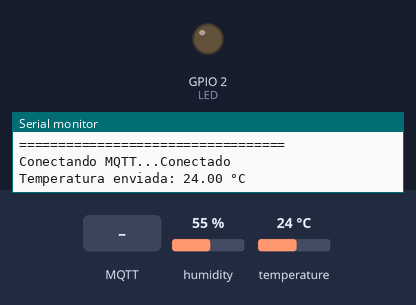
This sketch was run on a simulated ESP32. Shown: output pins drawn as LEDs (lit = HIGH), the last lines printed to the serial monitor. Inputs (shaded band) come from the test bench; at power-on: humidity 55 %, temperature 24 °C. WiFi joins after 1.5 s; servers stay silent unless stated; no MQTT or app messages arrive unless stated.

Above: at 7.7 s.
7.8 s: MQTT message "ON" arrives on the first subscribed topic
At 9.0 s:
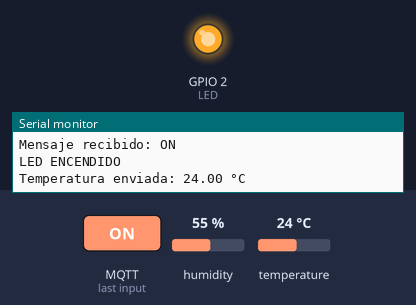
9.3 s: MQTT message "OFF" arrives on the first subscribed topic
At 10.0 s:
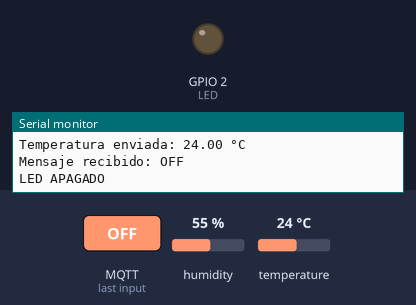
Timing chart, 0 to 12.3 s (numbered marks = the images above; inputs shaded):
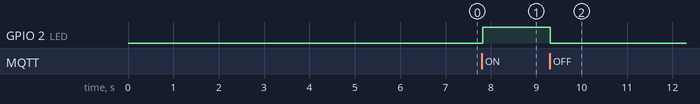

Measured:
- after the input at 7.8 s, GPIO 2 (LED): LOW → HIGH at once
- after the input at 9.3 s, GPIO 2 (LED): HIGH → LOW at once

The sketch:

Practica14_mqttLocal_ESP32.ino
```cpp
#include <WiFi.h>
#include <PubSubClient.h>
#include <ESPmDNS.h>
#include <DHT.h>

//====================== WiFi ======================
const char* ssid = "Internet_UNL";
const char* password = "UNL1859WiFi";

//====================== MQTT ======================
IPAddress mqtt_server;
const int mqtt_port = 1883;

const char* topicTemp = "laboratorio/temperatura";
const char* topicLed  = "laboratorio/led";
const char* clientId  = "ESP32-sensor";

//====================== Pines =====================
#define DHTPIN 4
#define DHTTYPE DHT11

#define LED 2

//====================== Objetos ===================
WiFiClient espClient;
PubSubClient client(espClient);
DHT dht(DHTPIN, DHTTYPE);

//====================== Variables =================
bool ledState = false;

SemaphoreHandle_t xLedSemaphore;
QueueHandle_t xTempQueue;

//==================================================
// Conexión WiFi
//==================================================
void conectarWiFi() {

  WiFi.mode(WIFI_STA);
  WiFi.begin(ssid, password);

  Serial.print("Conectando WiFi");

  while (WiFi.status() != WL_CONNECTED) {
    vTaskDelay(pdMS_TO_TICKS(500));
    Serial.print(".");
  }

  Serial.println();
  Serial.println("WiFi conectado");
  Serial.print("IP: ");
  Serial.println(WiFi.localIP());

  MDNS.begin("esp32");

  for (int i = 0; i < 5; i++) {

    mqtt_server = MDNS.queryHost("michu117-pc");

    if (mqtt_server != IPAddress(0,0,0,0))
      break;

    vTaskDelay(pdMS_TO_TICKS(1000));
  }

  if (mqtt_server == IPAddress(0,0,0,0)) {

    mqtt_server = IPAddress(192,168,100,161);

  }

  Serial.print("Broker MQTT: ");
  Serial.println(mqtt_server);

}

//==================================================
// Callback MQTT
//==================================================
void callback(char* topic, byte* payload, unsigned int length) {

  String mensaje = "";

  for (int i = 0; i < length; i++)
    mensaje += (char)payload[i];

  Serial.print("Mensaje recibido: ");
  Serial.println(mensaje);

  if (String(topic) == topicLed) {

    if (mensaje == "ON")
      ledState = true;

    else if (mensaje == "OFF")
      ledState = false;

    xSemaphoreGive(xLedSemaphore);

  }

}

//==================================================
// Conectar MQTT
//==================================================
void conectarMQTT() {

  while (!client.connected()) {

    Serial.print("Conectando MQTT...");

    if (client.connect(clientId)) {

      Serial.println("Conectado");

      client.subscribe(topicLed);

    } else {

      Serial.print("Error: ");
      Serial.println(client.state());

      vTaskDelay(pdMS_TO_TICKS(2000));

    }

  }

}

//==================================================
// Tarea Sensor
//==================================================
void vTaskSensor(void *pvParameters) {

  float temperatura;

  while (true) {

    temperatura = dht.readTemperature();

    if (!isnan(temperatura)) {

      xQueueSend(xTempQueue, &temperatura, 0);

    }
    else {

      Serial.println("Error leyendo DHT11");

    }

    vTaskDelay(pdMS_TO_TICKS(2000));

  }

}

//==================================================
// Tarea MQTT
//==================================================
void vTaskMQTT(void *pvParameters) {

  char buffer[10];
  float temperatura;

  while (true) {

    if (!client.connected())
      conectarMQTT();

    client.loop();

    if (xQueueReceive(xTempQueue, &temperatura, 0) == pdTRUE && client.connected()) {

      dtostrf(temperatura, 4, 1, buffer);

      if (client.publish(topicTemp, buffer)) {

        Serial.print("Temperatura enviada: ");
        Serial.print(temperatura);
        Serial.println(" °C");

      }

    }

    vTaskDelay(pdMS_TO_TICKS(20));

  }

}

//==================================================
// Tarea LED
//==================================================
void vTaskLED(void *pvParameters) {

  while (true) {

    if (xSemaphoreTake(xLedSemaphore, portMAX_DELAY) == pdTRUE) {

      digitalWrite(LED, ledState);

      Serial.print("LED ");

      if (ledState)
        Serial.println("ENCENDIDO");
      else
        Serial.println("APAGADO");

    }

  }

}

//==================================================
void setup() {

  Serial.begin(115200);

  pinMode(LED, OUTPUT);

  digitalWrite(LED, LOW);

  dht.begin();

  conectarWiFi();

  client.setServer(mqtt_server, mqtt_port);
  client.setCallback(callback);

  xLedSemaphore = xSemaphoreCreateBinary();
  xTempQueue = xQueueCreate(1, sizeof(float));

  xTaskCreatePinnedToCore(
      vTaskSensor,
      "Sensor",
      4096,
      NULL,
      1,
      NULL,
      1);

  xTaskCreatePinnedToCore(
      vTaskMQTT,
      "MQTT",
      4096,
      NULL,
      1,
      NULL,
      1);

  xTaskCreatePinnedToCore(
      vTaskLED,
      "LED",
      2048,
      NULL,
      1,
      NULL,
      1);

  Serial.println("==================================");
  Serial.println("Sistema iniciado");
  Serial.println("Publicando en:");
  Serial.println(topicTemp);
  Serial.println("Escuchando:");
  Serial.println(topicLed);
  Serial.println("==================================");

}

//==================================================
void loop() {

}
```
